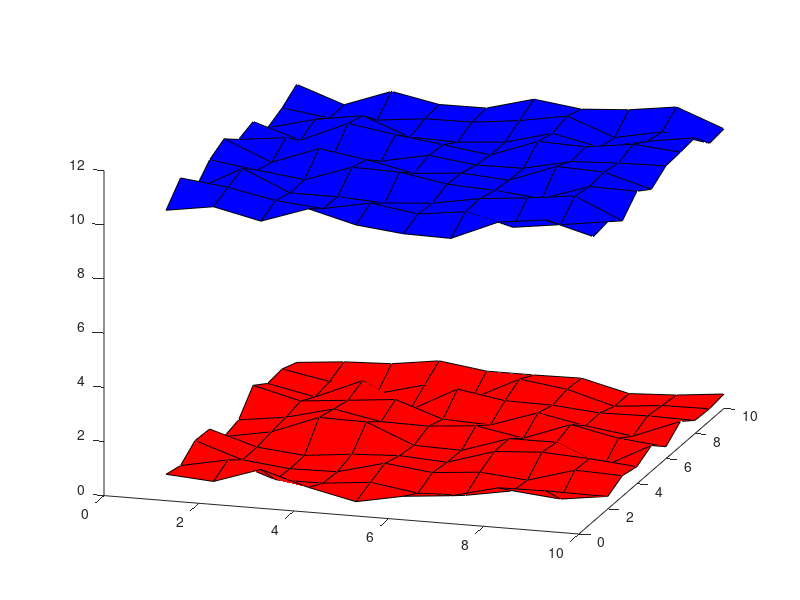

This figure's MATLAB source:
figure;hold on
[xx yy] = meshgrid(1:10);
colormap([1 0 0;0 0 1]) %red and blue
surf(xx,yy,rand(10),ones(10)); %first color (red)
surf(xx,yy,rand(10)+10,ones(10)+1); %second color(blue)
view(17,22)